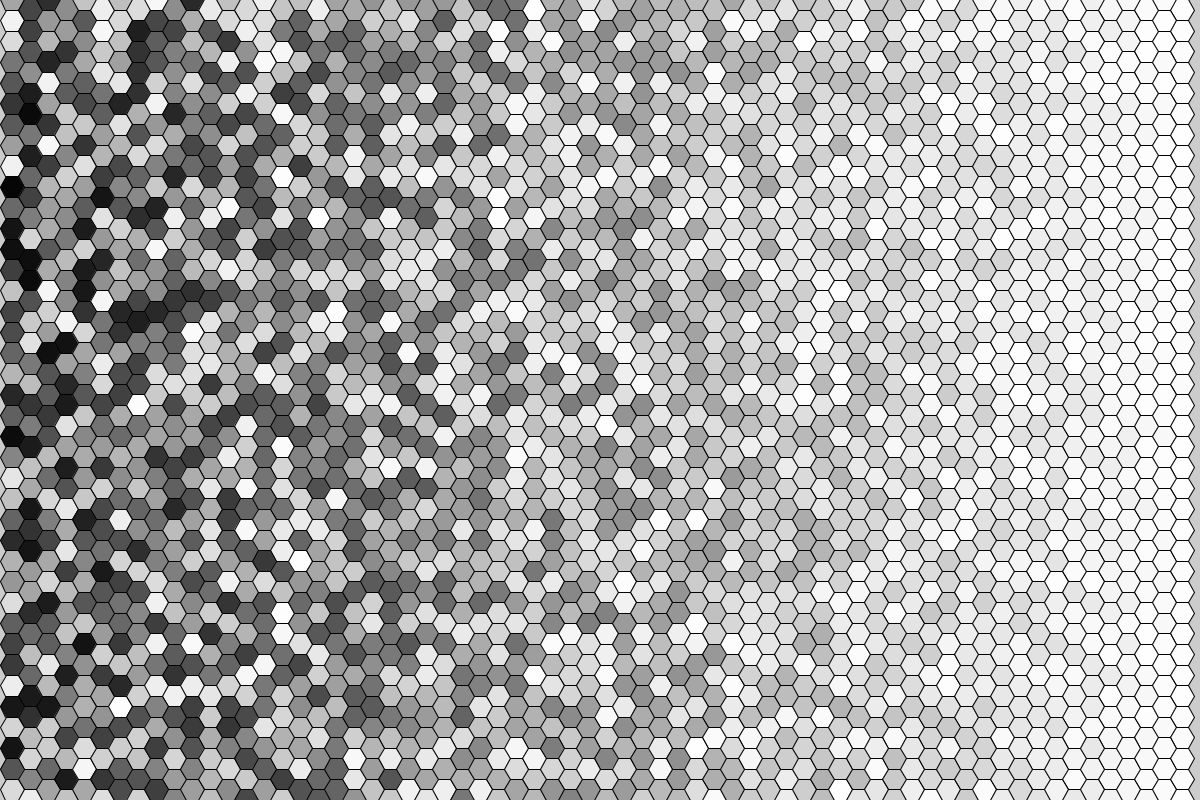
Frame 1 (no input)
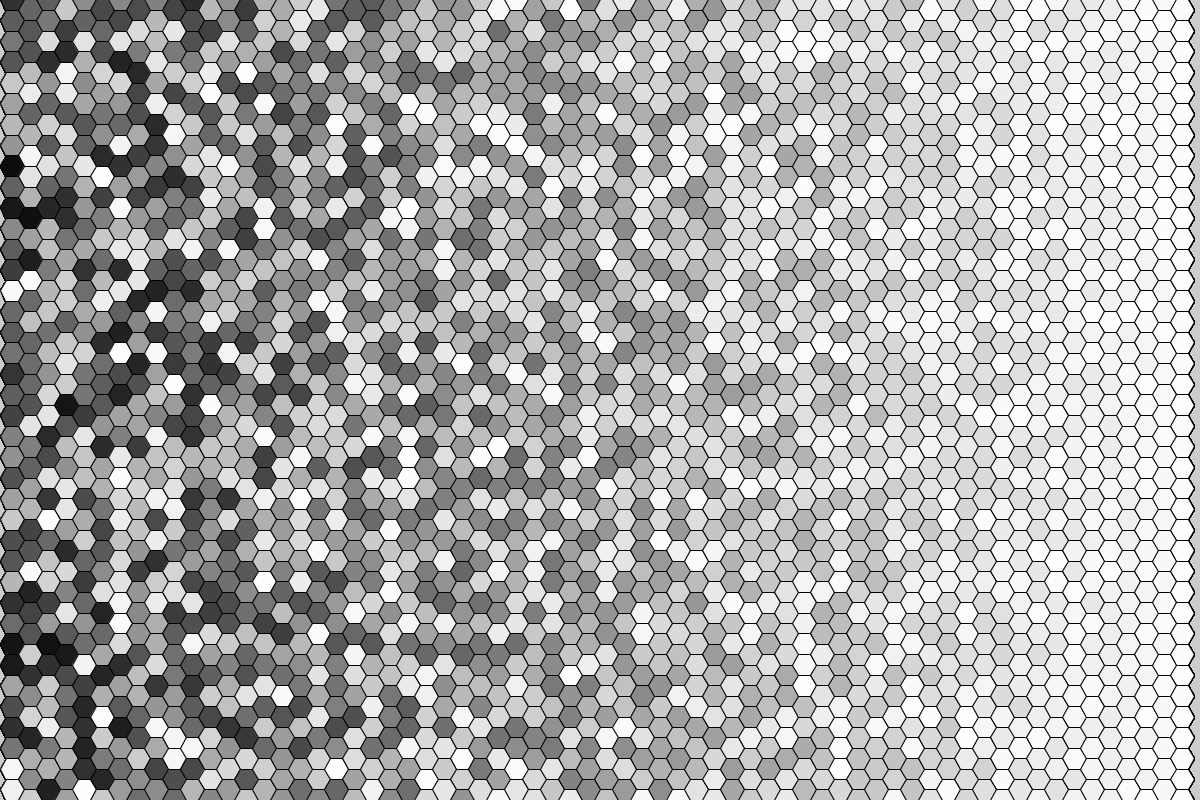
Frame 60 (the mouse pressed at the canvas centre just before this capture)
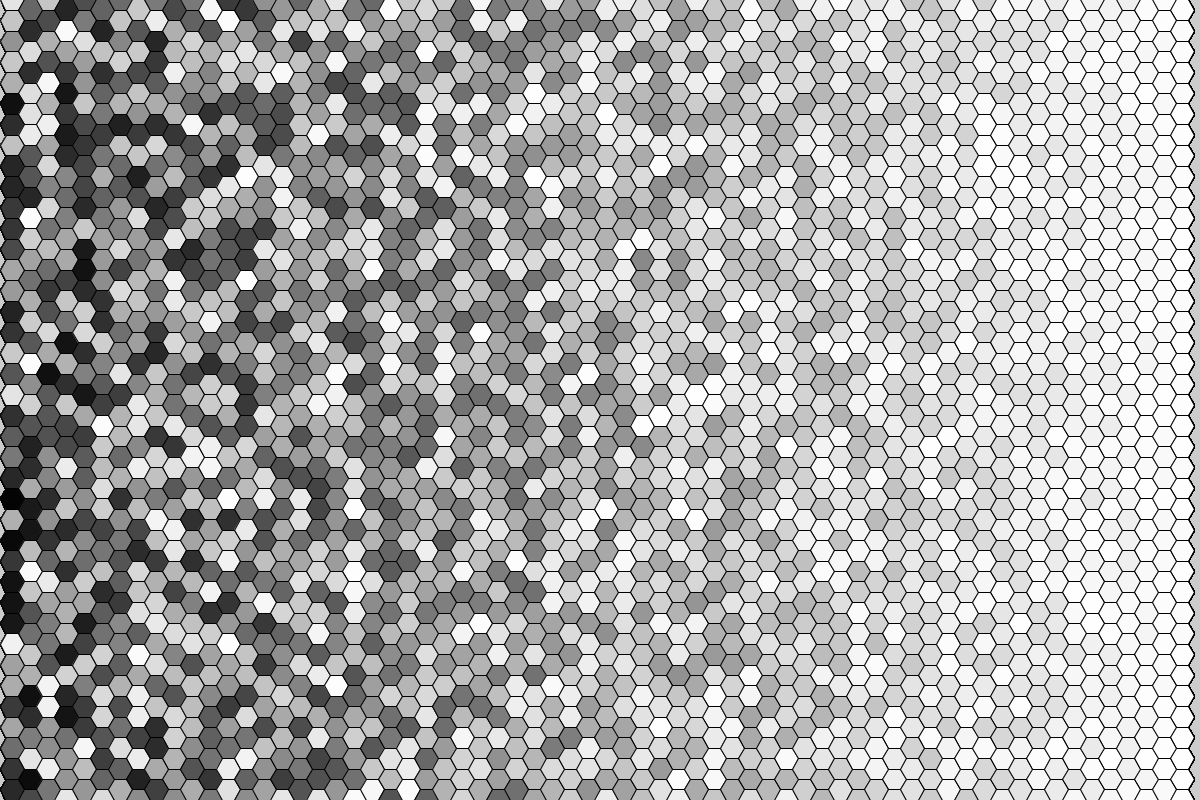
Frame 120 (the mouse held since frame 60 and released just before this capture)

The Processing sketch that drew these frames (run headless with seeded random() and noise(); from frame 60 on, the mouse is pressed at the canvas centre):

// Processing sketch: Hex_Grid
// ── Hex_Grid.pde
/*///////////
James Hosken
November 2016

Draw a grid of Hexagons using the 
regular polygons function from processing.org
https://processing.org/examples/regularpolygon.html
////////////*/

void setup(){
  size(1200,800);
}


void draw(){
 float w = 24*2;
 float h = sqrt(3)/2 * 24;

  for(int i = 0; i < width/36; i++){
    for(int j = 0; j < height/8; j++){
      polygon(12+i*36 + (j%2)*18, j*h/2, 12, 6);
    }
  }
}


void polygon(float x, float y, float radius, int npoints) {
  float angle = TWO_PI / npoints;
  
  //Random Gradiented fill
  fill(random(x*255/width,255));
  beginShape();
  for (float a = 0; a < TWO_PI; a += angle) {
    float sx = x + cos(a) * radius;
    float sy = y + sin(a) * radius;
    vertex(sx, sy);
  }
  endShape(CLOSE);
}
